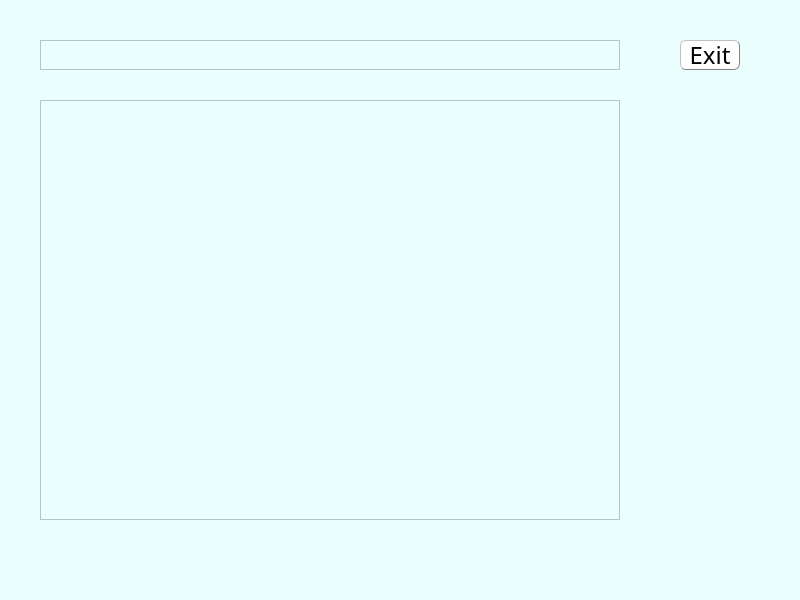
<?xml version="1.0" encoding="UTF-8"?>
<ui version="4.0">
 <class>_Server_MainWindow</class>
 <widget class="QMainWindow" name="_Server_MainWindow">
  <property name="geometry">
   <rect>
    <x>0</x>
    <y>0</y>
    <width>800</width>
    <height>600</height>
   </rect>
  </property>
  <property name="minimumSize">
   <size>
    <width>800</width>
    <height>600</height>
   </size>
  </property>
  <property name="maximumSize">
   <size>
    <width>800</width>
    <height>600</height>
   </size>
  </property>
  <property name="windowTitle">
   <string>_Server_MainWindow</string>
  </property>
  <property name="styleSheet">
   <string notr="true"/>
  </property>
  <widget class="QWidget" name="centralwidget">
   <property name="styleSheet">
    <string notr="true">QWidget{
background-color: rgb(235, 255, 255);
}</string>
   </property>
   <widget class="QPushButton" name="Exit_Button">
    <property name="geometry">
     <rect>
      <x>680</x>
      <y>40</y>
      <width>60</width>
      <height>30</height>
     </rect>
    </property>
    <property name="font">
     <font>
      <family>俐方体11号</family>
      <pointsize>18</pointsize>
     </font>
    </property>
    <property name="styleSheet">
     <string notr="true">QPushButton{
color: rgb(0, 0, 0);
background-color: rgb(255, 255, 255);
border:1px groove gray;
border-radius:6px;
padding:2px 4px;
border-style: outset;
}
QPushButton:hover{
	background-color: rgb(155, 222, 255);
color: black;
}
QPushButton:pressed{
	background-color: rgb(0, 128, 255);
border-style: inset;
}</string>
    </property>
    <property name="text">
     <string>Exit</string>
    </property>
   </widget>
   <widget class="QTextBrowser" name="text_Info">
    <property name="geometry">
     <rect>
      <x>40</x>
      <y>40</y>
      <width>580</width>
      <height>30</height>
     </rect>
    </property>
    <property name="styleSheet">
     <string notr="true">QTextBrower{
	background-color: rgb(255, 255, 255);
	border:1px groove gray;
	border-radius:6px;
	padding:2px 4px;
	border-style: outset;
}</string>
    </property>
   </widget>
   <widget class="QTextBrowser" name="text_Debug_Info">
    <property name="geometry">
     <rect>
      <x>40</x>
      <y>100</y>
      <width>580</width>
      <height>420</height>
     </rect>
    </property>
   </widget>
  </widget>
 </widget>
 <resources/>
 <connections/>
</ui>
